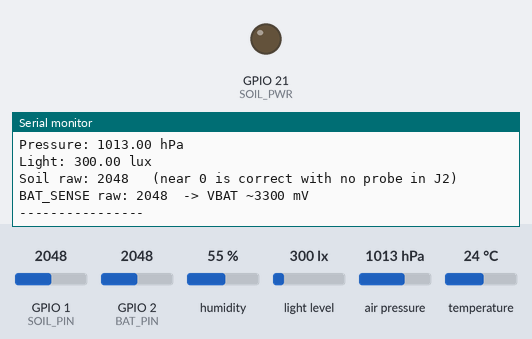
The sketch below on a simulated ESP32. Parts: output pins drawn as LEDs (lit = HIGH), the last lines printed to the serial monitor. The test bench sets the inputs (shaded band); at power-on: humidity 55 %, GPIO 1 (SOIL_PIN) = 2048, GPIO 2 (BAT_PIN) = 2048, light level 300 lx, air pressure 1013 hPa, temperature 24 °C (analog values on the 0–4095 scale).

Above: at 1.4 s.
1.5 s: humidity set to 22 %
At 1.65 s:
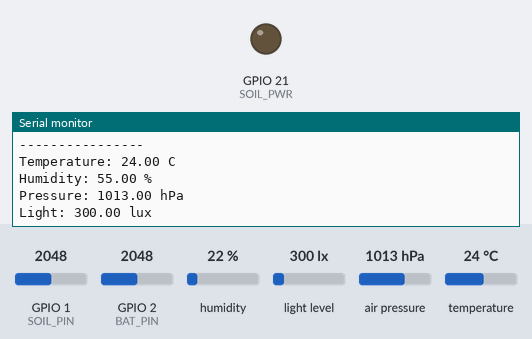
3.0 s: GPIO 1 (SOIL_PIN) set to 2866
At 4.4 s:
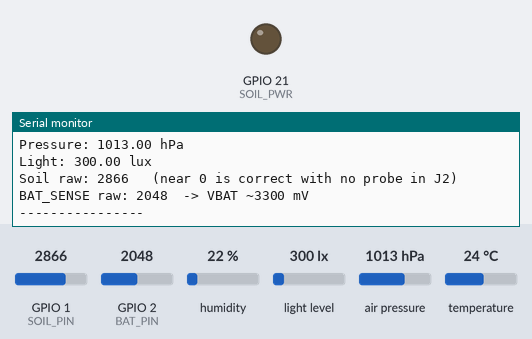
4.5 s: GPIO 2 (BAT_PIN) set to 2866
At 5.9 s:
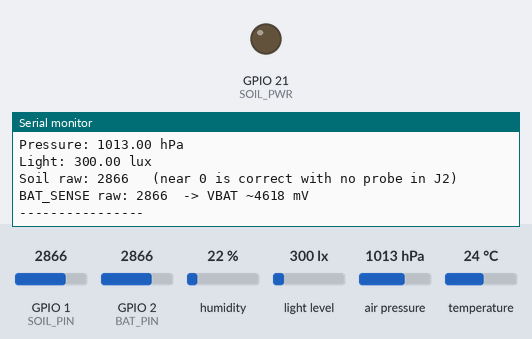
6.0 s: light level set to 40 lx
At 6.68 s:
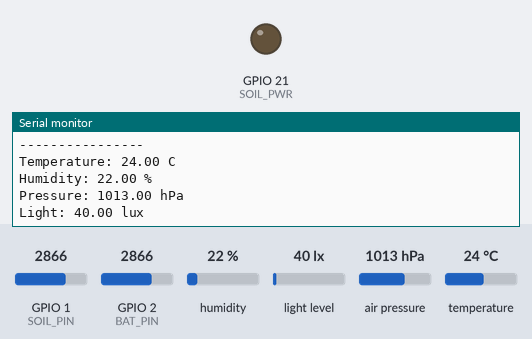
7.5 s: air pressure set to 952 hPa
At 7.94 s:
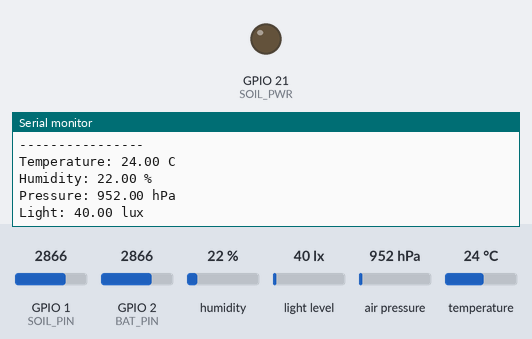
9.0 s: GPIO 1 (SOIL_PIN) set to 3040
At 9.7 s:
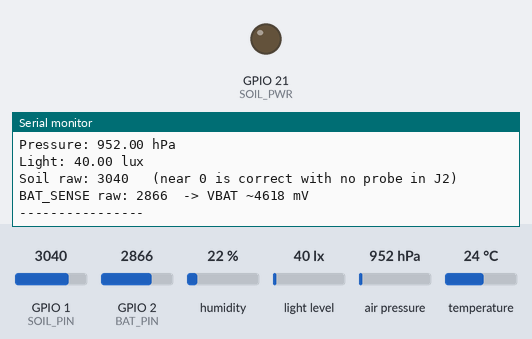
Timing chart, 0 to 11.5 s (numbered marks = the images above; inputs shaded):
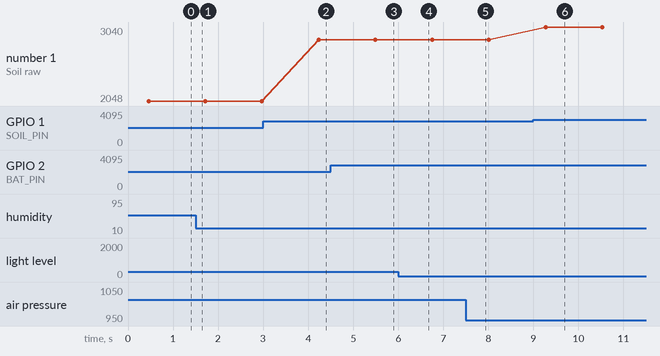

Measured:
- after the input at 3.0 s, the serial monitor: prints a new line after 1.2 s (image 2)
- after the input at 4.5 s, the serial monitor: prints a new line after 0.99 s (image 3)
- after the input at 6.0 s, the serial monitor: prints a new line after 0.50 s (image 4)
- after the input at 7.5 s, the serial monitor: prints a new line after 0.26 s (image 5)
- after the input at 9.0 s, the serial monitor: prints a new line after 0.27 s (image 6)
- plotted number 1: 2048 → 2866 after the input at 3.0 s, 2866 → 3040 after the input at 9.0 s

The sketch:

sensor_check.ino
```cpp
// sensor_check.ino — basic Rev A sensor read (temperature, humidity, pressure, light)
//
// Bring-up helper. Stays awake so the native USB CDC port stays alive.

#include <Wire.h>
#include <Adafruit_BME280.h>
#include <Adafruit_VEML7700.h>

// Pins from docs/PinMap_CheatSheet.md.
// I2C was re-pinned IO4/IO5 -> IO38/IO39 on 2026-08-15. Wire.begin() takes SDA first.
#define SDA_PIN   38
#define SCL_PIN   39
#define SOIL_PIN   1   // GPIO1, ADC1_CH0, direct from probe (no divider)
#define BAT_PIN    2   // GPIO2, ADC1_CH1, VBAT/2 via R14/R15
#define SOIL_PWR  21   // Q1 gate. LOW = probe ON. R10 holds it off otherwise.

#define SOIL_SETTLE_MS 250

Adafruit_BME280 bme;
Adafruit_VEML7700 veml;

bool bmeFound  = false;
bool vemlFound = false;
uint8_t bmeAddress = 0;

void i2cScan() {
  Serial.println("I2C scan (SDA=38, SCL=39):");
  int found = 0;
  for (uint8_t addr = 1; addr < 127; addr++) {
    Wire.beginTransmission(addr);
    if (Wire.endTransmission() == 0) {
      found++;
      Serial.print("  0x");
      Serial.print(addr, HEX);
      if      (addr == 0x76) Serial.println("  BME280");
      else if (addr == 0x10) Serial.println("  VEML7700");
      else                   Serial.println("  unexpected");
    }
  }
  if (found == 0) {
    Serial.println("  nothing on the bus - check R8/R9 pull-ups and 3V3 at the sensors");
  }
}

void setup() {
  // Probe off: released, so R10's pull-up holds Q1's gate high.
  pinMode(SOIL_PWR, INPUT);

  Serial.begin(115200);
  uint32_t t0 = millis();
  while (!Serial && (millis() - t0) < 3000) { delay(10); }
  delay(200);

  Serial.println();
  Serial.println("PROGRAM STARTED");

  Wire.begin(SDA_PIN, SCL_PIN, 100000UL);

  // BME280 is strapped to 0x76 on this board (SDO -> GND, CSB -> 3V3).
  // 0x77 is tried only as a diagnostic - finding it there means SDO is floating.
  if (bme.begin(0x76, &Wire)) {
    bmeFound = true;
    bmeAddress = 0x76;
  } else if (bme.begin(0x77, &Wire)) {
    bmeFound = true;
    bmeAddress = 0x77;
    Serial.println("WARNING: BME280 answered at 0x77, expected 0x76. Check SDO.");
  }

  vemlFound = veml.begin(&Wire);

  if (bmeFound) {
    Serial.print("BME280 found at 0x");
    Serial.println(bmeAddress, HEX);
  } else {
    Serial.println("BME280 NOT FOUND");
  }

  if (vemlFound) Serial.println("VEML7700 found");
  else           Serial.println("VEML7700 NOT FOUND");

  if (!bmeFound || !vemlFound) {
    Serial.println();
    i2cScan();
  }

  analogReadResolution(12);
  analogSetPinAttenuation(SOIL_PIN, ADC_11db);
  analogSetPinAttenuation(BAT_PIN,  ADC_11db);

  Serial.println();
}

void loop() {
  if (bmeFound) {
    Serial.print("Temperature: ");
    Serial.print(bme.readTemperature());
    Serial.println(" C");

    Serial.print("Humidity: ");
    Serial.print(bme.readHumidity());
    Serial.println(" %");

    Serial.print("Pressure: ");
    Serial.print(bme.readPressure() / 100.0);
    Serial.println(" hPa");
  }

  if (vemlFound) {
    Serial.print("Light: ");
    Serial.print(veml.readLux());
    Serial.println(" lux");
  }

  // Soil: power the probe, let it settle, read, then release the gate.
  pinMode(SOIL_PWR, OUTPUT);
  digitalWrite(SOIL_PWR, LOW);          // LOW = probe ON
  delay(SOIL_SETTLE_MS);
  int soilRaw = analogRead(SOIL_PIN);
  pinMode(SOIL_PWR, INPUT);             // release; R10 holds Q1 off

  Serial.print("Soil raw: ");
  Serial.print(soilRaw);
  Serial.println("   (near 0 is correct with no probe in J2)");

  // Free, and it pre-loads bring-up step C-8. Ignore until a battery is fitted:
  // with USB in and no cell, the charger floats VBAT and this reads "full".
  int batRaw = analogRead(BAT_PIN);
  Serial.print("BAT_SENSE raw: ");
  Serial.print(batRaw);
  Serial.print("  -> VBAT ~");
  Serial.print(analogReadMilliVolts(BAT_PIN) * 2);
  Serial.println(" mV");

  Serial.println("----------------");
  delay(1000);
}
```
